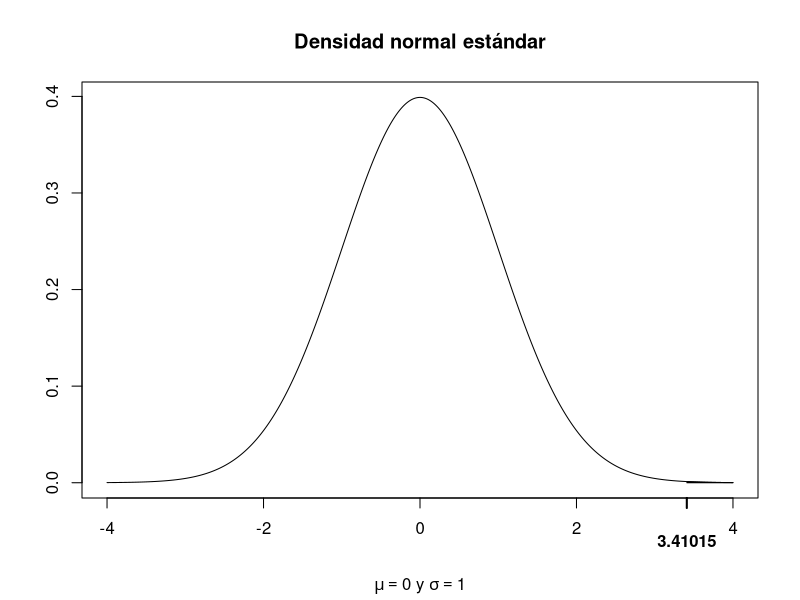
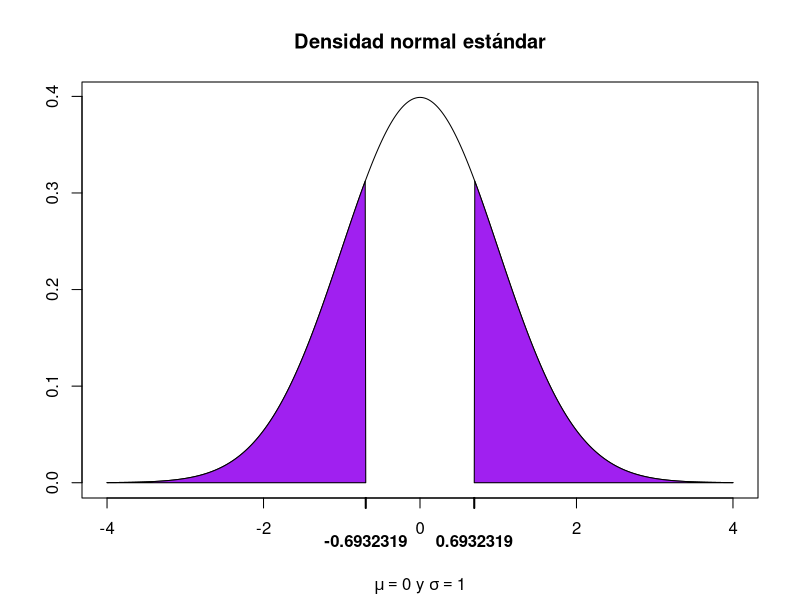
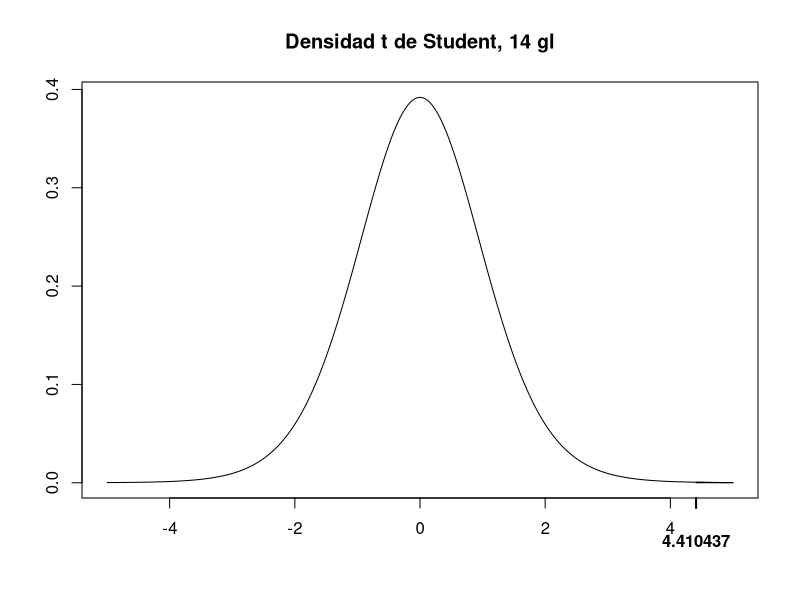

Here is the R script that generated these plots, in order:
# EJEMPLO 3. Contraste de hipótesis

# Nota: con cubrir un tipo de contraste es suficiente, ya que las ideas son 
# similares en los diferentes tipos de contrastes de hipótesis. Por cuestiones 
# de tiempo, se recomienda hacer un único ejemplo en clase.

# Contrastes comunes con muestras grandes
# Contraste de cola superior
# Dada una muestra aleatoria de tamaño n = 40

set.seed(104)
muestra <- rexp(n = 40, rate = 6) # media = 1/6 aprox 0.1667 (media de la población)
tail(as.data.frame(muestra))
# estamos interesados en contrastar las hipótesis H0: mu = 0.1 vs H1: mu > 0.1 (contraste de cola superior)

# El valor observado del estadístico de prueba en este caso está dado por

z0 <- (mean(muestra)-0.1)/(sd(muestra)/sqrt(40)) 
z0
# que proviene de una distribución normal estándar aproximadamente.

# Supongamos que estamos interesados en encontrar la región de rechazo (de cola superior) con un nivel de significancia alpha = 0.05, debemos encontrar el valor z_{0.05} que satisface P(Z > z_{0.05}) = 0.05.

(z.05 <- qnorm(p = 0.05, lower.tail = FALSE))
# Como

z0 > z.05
# rechazamos la hipótesis nula

# p-value El p-value lo podemos calcular como

(pvalue <- pnorm(z0, lower.tail = FALSE))
x <- seq(-4, 4, 0.01)
y <- dnorm(x)
plot(x, y, type = "l", xlab="", ylab="")
title(main = "Densidad normal estándar", sub = expression(paste(mu == 0, " y ", sigma == 1)))

polygon(c(z0, x[x>=z0], max(x)), c(0, y[x>=z0], 0), col="red")
axis(side = 1, at = z0, font = 2, padj = 1, lwd = 2)

# Contraste de cola inferior
# Dada una muestra aleatoria de tamaño n = 45

set.seed(174)
muestra <- sample(x = c(1, 0), size = 45, replace = TRUE, prob = c(0.67, 0.33)); 0.67 # media real de la población
tail(as.data.frame(muestra))
# estamos interesados en contrastar las hipótesis H0: p = 0.9 vs H1: p < 0.9 (contraste de cola inferior)

# El valor observado del estadístico de prueba en este caso está dado por

z0 <- (mean(muestra)-0.9)/sqrt((0.9*(1-0.9))/45)
z0
# que proviene de una distribución normal estándar aproximadamente.

# Supongamos que estamos interesados en encontrar la región de rechazo (de cola inferior) con un nivel de significancia alpha = 0.05, debemos encontrar el valor z_{0.05} que satisface P(Z < z_{0.05}) = 0.05.

(z.05 <- qnorm(p = 0.05))
# Como

z0 < z.05
# rechazamos la hipótesis nula.

# p-value El p-value lo podemos calcular como

(pvalue <- pnorm(z0)) # p-value muy pequeño

# Contraste de dos colas
# Dada dos muestras aleatorias de tamaños n1 = 56 y n2 = 63

set.seed(174376)
m1 <- rexp(n = 56, rate = 4.1); 1/4.1 # media real de la población
tail(as.data.frame(m1))
m2 <- rexp(n = 63, rate = 3.4); 1/3.4 # media real de la población
tail(as.data.frame(m2))
1/4.1-1/3.4 # diferencia de medias real
# estamos interesados en contrastar las hipótesis H0: mu1-mu2 = 0 vs H1: mu1-mu2 diferente de 0 (contraste de dos colas)

# El valor observado del estadístico de prueba en este caso está dado por

z0 <- (mean(m1)-mean(m2)-0)/sqrt(var(m1)/56 + var(m2)/63)
z0
# que proviene de una distribución normal estándar aproximadamente.

# Supongamos que estamos interesados en encontrar la región de rechazo (de dos colas) con un nivel de significancia alpha = 0.05, debemos encontrar el valor z_{0.025} que satisface P(Z > z_{0.025}) = 0.025.

(z.025 <- qnorm(p = 0.025, lower.tail = FALSE))
# Como

(z0 < -z.025) | (z0 > z.025)
# fallamos en rechazar la hipótesis nula.

# p-value El p-value lo podemos calcular como

(pvalue <- 2*pnorm(z0, lower.tail = FALSE))
x <- seq(-4, 4, 0.01)
y <- dnorm(x)
plot(x, y, type = "l", xlab="", ylab="")
title(main = "Densidad normal estándar", sub = expression(paste(mu == 0, " y ", sigma == 1)))

polygon(c(min(x), x[x<=-z0], -z0), c(0, y[x<=-z0], 0), col="purple")
axis(side = 1, at = -z0, font = 2, padj = 1, lwd = 2)

polygon(c(z0, x[x>=z0], max(x)), c(0, y[x>=z0], 0), col="purple")
axis(side = 1, at = z0, font = 2, padj = 1, lwd = 2)

# Contraste de hipótesis con muestras pequeñas para mu y mu1 - mu2

# Contraste de cola superior

# Dada una muestra aleatoria de tamaño n = 15

set.seed(124)
muestra <- rnorm(n = 15, mean = 175, sd = 6) 
tail(as.data.frame(muestra))
# estamos interesados en contrastar las hipótesis H0: mu = 170 vs H1: mu > 170 (contraste de cola superior)

# El valor observado del estadístico de prueba en este caso está dado por

t0 <- (mean(muestra)-170)/(sd(muestra)/sqrt(15)) 
t0
# que proviene de una distribución t de Student con n-1 = 14 grados de libertad (gl).

# Supongamos que estamos interesados en encontrar la región de rechazo (de cola superior) con un nivel de significancia alpha = 0.05, debemos encontrar el valor t_{0.05} que satisface $P(T > t_{0.05}) = 0.05$, donde $T$ se distribuye como t de Student con n-1 = 14 gl.

(t.05 <- qt(p = 0.05, df = 14, lower.tail = FALSE))
# Como

t0 > t.05
# rechazamos la hipótesis nula

# p-value El p-value lo podemos calcular como

(pvalue <- pt(t0, df = 14, lower.tail = FALSE))
x <- seq(-5, 5, 0.01)
y <- dt(x, df = 14)
plot(x, y, type = "l", xlab="", ylab="")
title(main = "Densidad t de Student, 14 gl")

polygon(c(t0, x[x>=t0], max(x)), c(0, y[x>=t0], 0), col="red")
axis(side = 1, at = t0, font = 2, padj = 1, lwd = 2)

### También podemos usar la función t.test para llevar a cabo el procedimiento 
# de contraste de hipótesis

t.test(x = muestra,
       alternative = "greater",
       mu = 170)

# Contraste de dos colas
# Dada dos muestras aleatorias de tamaños n1 = 23 y n2 = 20

set.seed(1776)
m1 <- rnorm(n = 23, mean = 175, sd = 3)
tail(as.data.frame(m1))
m2 <- rnorm(n = 20, mean = 160, sd = 3)
tail(as.data.frame(m2))
175-160 # diferencia de medias real
# estamos interesados en contrastar las hipótesis H0: mu1-mu2 = 0 vs H1: mu1-mu2 diferente de 0 (contraste de dos colas)

# El valor observado del estadístico de prueba en este caso está dado por

t0 <- (mean(m1)-mean(m2)-0)/(sqrt((22*var(m1)+19*var(m2))/(23+20-2))*sqrt(1/23+1/20))
t0
# que proviene de una distribución t de Student con 23 + 20 - 2 = 41 gl

# Supongamos que estamos interesados en encontrar la región de rechazo (de dos colas) con un nivel de significancia alpha = 0.05, debemos encontrar el valor t_{0.025} que satisface P(T > t_{0.025}) = 0.025.

(t.025 <- qt(p = 0.025, df= 41, lower.tail = FALSE))
# Como

(t0 < -t.025) | (t0 > t.025)
# rechazamos la hipótesis nula.

# p-value El p-value lo podemos calcular como

(pvalue <- 2*pt(t0, df = 41, lower.tail = FALSE))

### También podemos usar la función t.test para llevar a cabo el procedimiento 
# de contraste de hipótesis

t.test(x = m1, y = m2,
       alternative = "two.sided",
       mu = 0, paired = FALSE, var.equal = TRUE)

